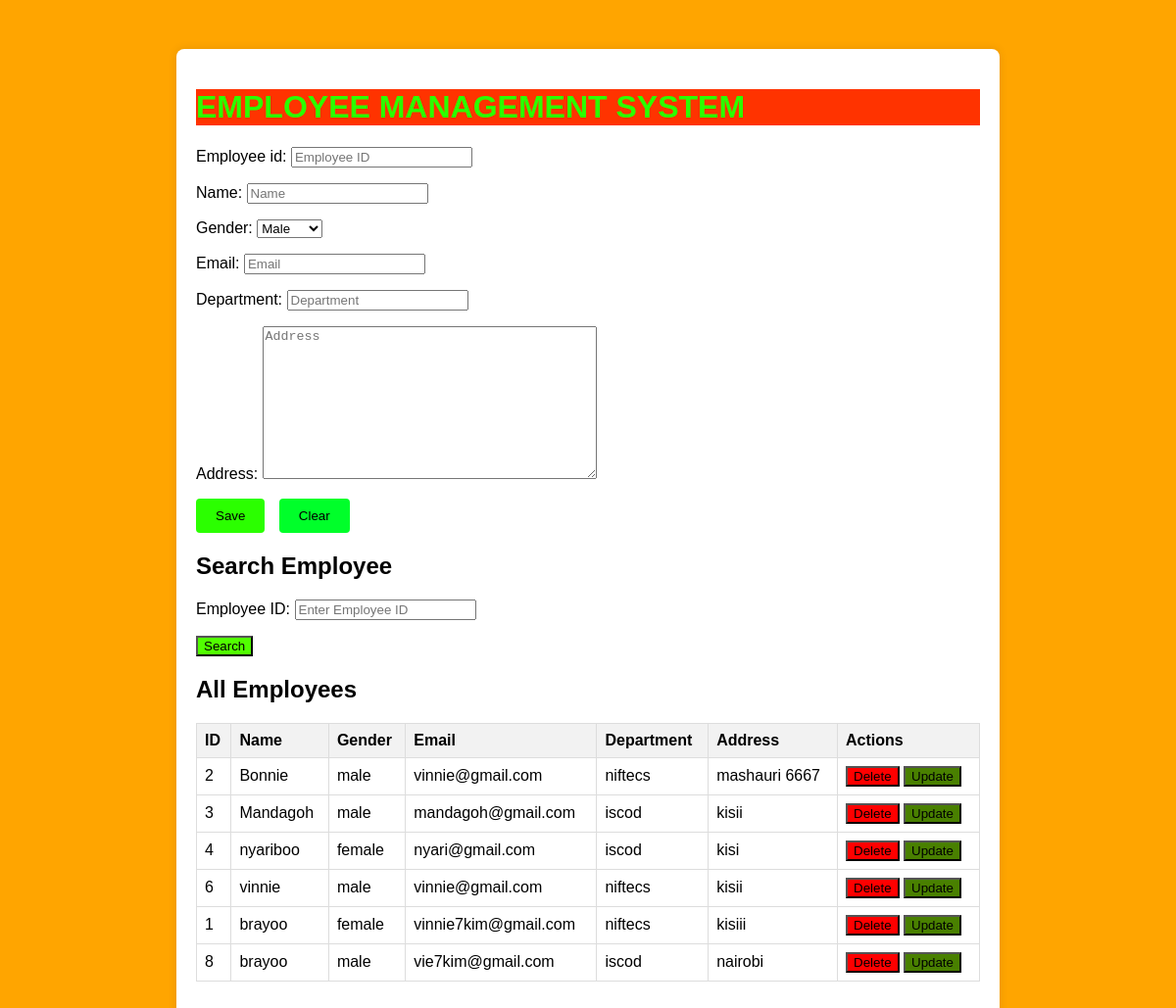
The page /employee_management/ (signed in) on the database its author committed.
### employees/models.py (models this page shows, shortened)
class Employee(models.Model):
    GENDER_CHOICES = [
        ('male', 'Male'),
        ('female', 'Female'),
        ('both', 'Both'),
    ]
    employee_id = models.CharField(max_length=10, unique=True)
    name = models.CharField(max_length=100)
    gender = models.CharField(max_length=10, choices=GENDER_CHOICES)
    email = models.EmailField()
    department = models.CharField(max_length=100)
    address = models.TextField()

### employees/views.py (the view, shortened to what this page needs)
# urls.py: path('employee_management/', views.employee_management, name='employee_management'),
def employee_management(request):
    if not request.session.get('is_authenticated', False):
        return redirect('login')
    form = EmployeeForm()
    search_form = SearchForm()
    employees = Employee.objects.all()
    return render(request, 'index.html', {'form': form, 'search_form': search_form, 'employees': employees})

### employees/forms.py
class EmployeeForm(forms.ModelForm):
    gender = forms.ChoiceField(choices=GENDER_CHOICES, widget=forms.Select(attrs={'class': 'textfield'}))
    class Meta:
        model = Employee
        fields = ['employee_id', 'name', 'gender', 'email', 'department', 'address']
        widgets = {
            'employee_id': forms.TextInput(attrs={'class': 'textfield', 'placeholder': 'Employee ID'}),
            'name': forms.TextInput(attrs={'class': 'textfield', 'placeholder': 'Name'}),
            'email': forms.EmailInput(attrs={'class': 'textfield', 'placeholder': 'Email'}),
            'department': forms.TextInput(attrs={'class': 'textfield', 'placeholder': 'Department'}),
            'address': forms.Textarea(attrs={'class': 'textfield', 'placeholder': 'Address'}),
        }

class SearchForm(forms.Form):
    employee_id = forms.CharField(label='Employee ID', max_length=10, widget=forms.TextInput(attrs={'class': 'textfield', 'placeholder': 'Enter Employee ID'}))

### templates/index.html (shortened to what this page needs)
{% load static%}
<!DOCTYPE html>
<html>
<head>
</head>
<body >
    <div class="center">
        <h1 style="background-color: rgb(255, 51, 0);color: #2bff00;">EMPLOYEE MANAGEMENT SYSTEM</h1>
        <form method="post">
            {{ form.as_p }}
            <div class="button-group">
                <button style="background-color: #2bff00;"  type="submit" name="action" value="Save" class="btn">Save</button>
                <button style="background-color: #00ff2a;" type="submit" name="action" value="Clear" class="btn">Clear</button>
            </div>
        </form>
        <h2>Search Employee</h2>
        <form method="post">
            {{ search_form.as_p }}
            <button  style="background-color: #51ff00;"type="submit" name="search" class="btn">Search</button>
        </form>
        <h2>All Employees</h2>
        <table>
            <tr>
                <th>ID</th>
                <th>Name</th>
                <th>Gender</th>
                <th>Email</th>
                <th>Department</th>
                <th>Address</th>
                <th>Actions</th>
            </tr>
            {% for employee in employees %}
            <tr>
                <td>{{ employee.employee_id }}</td>
                <td>{{ employee.name }}</td>
                <td>{{ employee.gender }}</td>
                <td>{{ employee.email }}</td>
                <td>{{ employee.department }}</td>
                <td>{{ employee.address }}</td>
                <td>
                    <form method="post" style="display: inline;">
                        <button style="background-color: red;"  type="submit" name="delete" value="{{ employee.id }}" class="btn btn-danger">Delete</button>
                    </form>
                    <form method="post" style="display: inline;">
                        <button  style="background-color:rgb(73, 128, 0);" type="submit" name="update" value="{{ employee.id }}" class="btn btn-primary">Update</button>
                    </form>
                </td>
            </tr>
            {% empty %}
            <tr>
                <td colspan="7">No employees found.</td>
            </tr>
            {% endfor %}
        </table>
    </div>
</body>
</html>

### templates/index.html (style rules this page uses)
body { font-family: Arial, sans-serif; background-color: orange; margin: 0; padding: 0; }
.center { max-width: 800px; margin: 50px auto; padding: 20px; background-color: #fff; box-shadow: 0 0 10px rgba(0,0,0,0.1); border-radius: 8px; }
form { margin-bottom: 20px; }
form .button-group { margin-top: 10px; }
form .button-group .btn { padding: 10px 20px; border: none; border-radius: 4px; cursor: pointer; margin-right: 10px; }
table { width: 100%; border-collapse: collapse; margin-bottom: 20px; }
table th, table td { border: 1px solid #ddd; padding: 8px; text-align: left; }
table th { background-color: #f2f2f2; }

### rows shown on the page
Employee: employee_id "2", name "Bonnie", gender "male", email "vinnie@gmail.com", department "niftecs", address "mashauri 6667", {{ employee.id }} 17 (drawn)
Employee: employee_id "3", name "Mandagoh", gender "male", email "mandagoh@gmail.com", department "iscod", address "kisii", {{ employee.id }} 18 (drawn)
Employee: employee_id "4", name "nyariboo", gender "female", email "nyari@gmail.com", department "iscod", address "kisi", {{ employee.id }} 20 (drawn)
Employee: employee_id "6", name "vinnie", gender "male", email "vinnie@gmail.com", department "niftecs", address "kisii", {{ employee.id }} 21 (drawn)
Employee: employee_id "1", name "brayoo", gender "female", email "vinnie7kim@gmail.com", department "niftecs", address "kisiii", {{ employee.id }} 23 (drawn)
Employee: employee_id "8", name "brayoo", gender "male", email "vie7kim@gmail.com", department "iscod", address "nairobi", {{ employee.id }} 24 (drawn)
